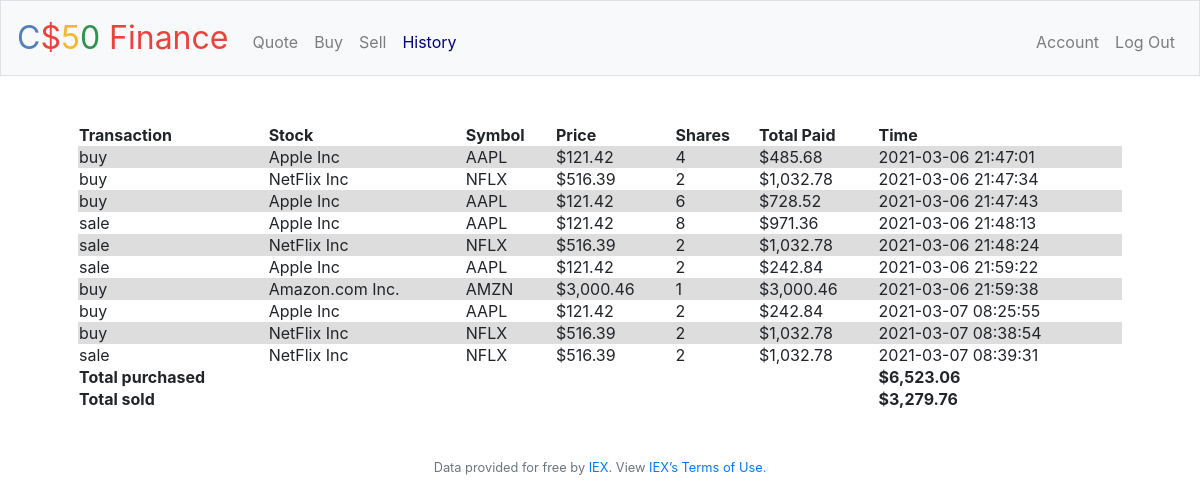
Screenshot of /history (signed in) with the database file from the repository.
### tables this page shows
CREATE TABLE user_history (id INTEGER, stocks TEXT, symbol TEXT, quantity INTEGER, price NUMERIC, time TEXT, type TEXT, FOREIGN KEY (id) REFERENCES users(id));

### application.py (the view)
@app.route("/history")
@login_required
def history():
    funds = db.execute("SELECT cash FROM users WHERE id = ?", session["user_id"])
    rows = db.execute("SELECT * FROM user_history WHERE id = ?", session["user_id"])
    cash = funds[0]['cash']
    price = {}
    quantity = {}
    total_value = {}
    stock_value = {}
    sales = 0
    buys = 0
    a = 0
    loops = len(rows)
    for row in rows:
        price[a] = rows[a]['price']
        quantity[a] = rows[a]['quantity']
        total_value[a] = price[a]*quantity[a]
        if rows[a]['type'] == 'buy':
            buys = buys + total_value[a]
        if rows[a]['type'] == 'sale':
            sales = sales + total_value[a]
        a += 1
    return render_template('history.html', rows=rows, cash=cash, total_value=total_value, loops=loops, buys=buys, sales=sales)

### application.py (called while the page is built)
@app.after_request
def after_request(response):
    response.headers["Cache-Control"] = "no-cache, no-store, must-revalidate"
    response.headers["Expires"] = 0
    response.headers["Pragma"] = "no-cache"
    return response

### helpers.py (called while the page is built)
def login_required(f):
    @wraps(f)
    def decorated_function(*args, **kwargs):
        if session.get("user_id") is None:
            return redirect("/login")
        return f(*args, **kwargs)
    return decorated_function

def usd(value):
    return f"${value:,.2f}"

### templates/history.html (shortened to what this page needs)
{% extends "layout.html" %}
{% block main %}
    <table class='summary_table'>
        <thead>
            <tr id='exempt_row'>
                <th>Transaction</th>
                <th>Stock</th>
                <th>Symbol</th>
                <th>Price</th>
                <th>Shares</th>
                <th>Total Paid</th>
                <th>Time</th>
            </tr>
        </thead>
        <tbody>
            {% for i in range(loops) %}
                <tr>
                    <td>{{ rows[i]['type'] }}</td>
                    <td>{{ rows[i]['stocks'] }}</td>
                    <td>{{ rows[i]['symbol'] }}</td>
                    <td>{{ rows[i]['price'] | usd }}</td>
                    <td>{{ rows[i]['quantity'] }}</td>
                    <td>{{ total_value[i] | usd }}</td>
                    <td>{{ rows[i]['time'] }}</td>
                </tr>
            {% endfor %}
                <tr id='exempt_row'>
                    <td><b>Total purchased</b></td>
                    <td></td>
                    <td></td>
                    <td></td>
                    <td></td>
                    <td></td>
                    <td><b>{{buys | usd }}</b></td>
                </tr>
                <tr id='exempt_row'>
                    <td><b>Total sold</b></td>
                    <td></td>
                    <td></td>
                    <td></td>
                    <td></td>
                    <td></td>
                    <td><b>{{sales | usd}}</b></td>
                </tr>
        </tbody>
    </table>
{% endblock %}

### templates/layout.html (shortened to what this page needs)
<!DOCTYPE html>
<html lang="en">
    <head>
        <link rel="stylesheet" href="https://cdn.jsdelivr.net/npm/bootstrap@4.5.3/dist/css/bootstrap.min.css">
        <link href="/static/styles.css" rel="stylesheet">
    </head>
    <body>
        <nav class="navbar navbar-expand-md navbar-light bg-light border">
            <a class="navbar-brand" href="/"><span class="blue">C</span><span class="red">$</span><span class="yellow">5</span><span class="green">0</span> <span class="red">Finance</span></a>
            <div class="collapse navbar-collapse" id="navbar">
                {% if session.user_id %}
                    <ul class="navbar-nav mr-auto mt-2">
                        <li class="nav-item"><a class="nav-link" id='quote' href="/quote">Quote</a></li>
                        <li class="nav-item"><a class="nav-link" id='buy' href="/buy">Buy</a></li>
                        <li class="nav-item"><a class="nav-link" id='sell' href="/sell">Sell</a></li>
                        <li class="nav-item"><a class="nav-link" id='history' href="/history">History</a></li>
                    </ul>
                    <ul class="navbar-nav ml-auto mt-2">
                        <li class="nav-item"><a class="nav-link" href="/account">Account</a></li>
                        <li class="nav-item"><a class="nav-link" href="/logout">Log Out</a></li>
                    </ul>
                {% else %}
                    <ul class="navbar-nav ml-auto mt-2">
                        <li class="nav-item"><a class="nav-link" href="/register">Register</a></li>
                        <li class="nav-item"><a class="nav-link" href="/login">Log In</a></li>
                    </ul>
                {% endif %}
            </div>
        </nav>
        <main class="container p-5">
            {% block main %}{% endblock %}
        </main>
        <footer class="small text-center text-muted">
            Data provided for free by <a href="https://iextrading.com/developer">IEX</a>. View <a href="https://iextrading.com/api-exhibit-a/">IEX’s Terms of Use</a>.
        </footer>
    </body>
</html>

### static/styles.css (style rules this page uses)
nav .navbar-brand { font-size: xx-large; }
nav .navbar-brand .blue { color: #537fbe; }
nav .navbar-brand .red { color: #ea433b; }
nav .navbar-brand .yellow { color: #f5b82e; }
nav .navbar-brand .green { color: #2e944b; }
main { overflow-x: auto; text-align: center; }
.summary_table { width: 100%; }
tr:nth-child(odd) { background: #DDD; border-top: #BBB; }
tr:nth-child(even) { background: #FFF; border-top: #BBB; }
#exempt_row { background:#FFF; }

### templates/history.html (style rules this page uses)
#history { color: navy; }

### rows the page displays
user_history: type "buy", stocks "Apple Inc", symbol "AAPL", price "$121.42", quantity "4", time "2021-03-06 21:47:01"
user_history: type "buy", stocks "NetFlix Inc", symbol "NFLX", price "$516.39", quantity "2", time "2021-03-06 21:47:34"
user_history: type "buy", stocks "Apple Inc", symbol "AAPL", price "$121.42", quantity "6", time "2021-03-06 21:47:43"
user_history: type "sale", stocks "Apple Inc", symbol "AAPL", price "$121.42", quantity "8", time "2021-03-06 21:48:13"
user_history: type "sale", stocks "NetFlix Inc", symbol "NFLX", price "$516.39", quantity "2", time "2021-03-06 21:48:24"
user_history: type "sale", stocks "Apple Inc", symbol "AAPL", price "$121.42", quantity "2", time "2021-03-06 21:59:22"
user_history: type "buy", stocks "Amazon.com Inc.", symbol "AMZN", price "$3,000.46", quantity "1", time "2021-03-06 21:59:38"
user_history: type "buy", stocks "Apple Inc", symbol "AAPL", price "$121.42", quantity "2", time "2021-03-07 08:25:55"
user_history: type "buy", stocks "NetFlix Inc", symbol "NFLX", price "$516.39", quantity "2", time "2021-03-07 08:38:54"
user_history: type "sale", stocks "NetFlix Inc", symbol "NFLX", price "$516.39", quantity "2", time "2021-03-07 08:39:31"

### other values shown
{{ total_value[i] | usd }} "$485.68" "$1,032.78" "$728.52" "$971.36" "$1,032.78" "$242.84" "$3,000.46" "$242.84" "$1,032.78" "$1,032.78"
{{ buys | usd }} "$6,523.06"
{{ sales | usd }} "$3,279.76"
